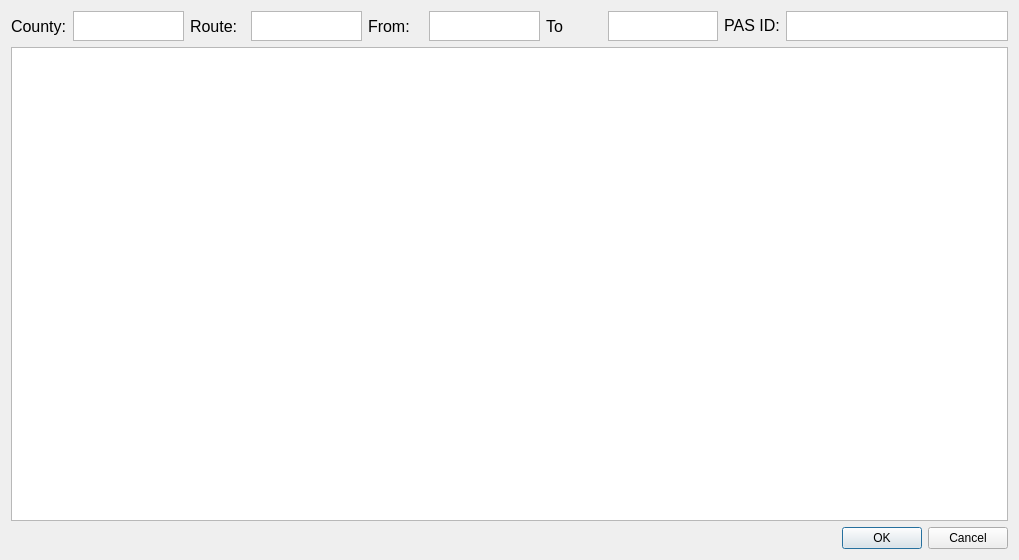
<?xml version="1.0" encoding="UTF-8"?>
<ui version="4.0">
 <class>VAS_EditForm</class>
 <widget class="QWidget" name="VAS_EditForm">
  <property name="windowModality">
   <enum>Qt::WindowModal</enum>
  </property>
  <property name="geometry">
   <rect>
    <x>0</x>
    <y>0</y>
    <width>1019</width>
    <height>560</height>
   </rect>
  </property>
  <property name="windowTitle">
   <string>Analysis Section Edit</string>
  </property>
  <layout class="QVBoxLayout" name="verticalLayout_2" stretch="1,60">
   <item>
    <layout class="QHBoxLayout" name="horizontalLayout" stretch="1,2,1,2,1,2,1,2,1,4">
     <property name="sizeConstraint">
      <enum>QLayout::SetDefaultConstraint</enum>
     </property>
     <item>
      <widget class="QLabel" name="labelCounty">
       <property name="sizePolicy">
        <sizepolicy hsizetype="Expanding" vsizetype="Fixed">
         <horstretch>0</horstretch>
         <verstretch>0</verstretch>
        </sizepolicy>
       </property>
       <property name="maximumSize">
        <size>
         <width>16777215</width>
         <height>30</height>
        </size>
       </property>
       <property name="font">
        <font>
         <pointsize>12</pointsize>
        </font>
       </property>
       <property name="text">
        <string>County:</string>
       </property>
      </widget>
     </item>
     <item>
      <widget class="QTextEdit" name="countytextEdit">
       <property name="maximumSize">
        <size>
         <width>16777215</width>
         <height>30</height>
        </size>
       </property>
       <property name="readOnly">
        <bool>true</bool>
       </property>
      </widget>
     </item>
     <item>
      <widget class="QLabel" name="labelRoute">
       <property name="sizePolicy">
        <sizepolicy hsizetype="Expanding" vsizetype="Fixed">
         <horstretch>0</horstretch>
         <verstretch>0</verstretch>
        </sizepolicy>
       </property>
       <property name="maximumSize">
        <size>
         <width>16777215</width>
         <height>30</height>
        </size>
       </property>
       <property name="font">
        <font>
         <pointsize>12</pointsize>
        </font>
       </property>
       <property name="text">
        <string>Route:</string>
       </property>
      </widget>
     </item>
     <item>
      <widget class="QTextEdit" name="routetextEdit">
       <property name="maximumSize">
        <size>
         <width>16777215</width>
         <height>30</height>
        </size>
       </property>
       <property name="readOnly">
        <bool>true</bool>
       </property>
      </widget>
     </item>
     <item>
      <widget class="QLabel" name="labelCounty_2">
       <property name="sizePolicy">
        <sizepolicy hsizetype="Expanding" vsizetype="Fixed">
         <horstretch>0</horstretch>
         <verstretch>0</verstretch>
        </sizepolicy>
       </property>
       <property name="maximumSize">
        <size>
         <width>16777215</width>
         <height>30</height>
        </size>
       </property>
       <property name="font">
        <font>
         <pointsize>12</pointsize>
        </font>
       </property>
       <property name="text">
        <string>From:</string>
       </property>
      </widget>
     </item>
     <item>
      <widget class="QTextEdit" name="fromtextEdit">
       <property name="maximumSize">
        <size>
         <width>16777215</width>
         <height>30</height>
        </size>
       </property>
       <property name="readOnly">
        <bool>true</bool>
       </property>
      </widget>
     </item>
     <item>
      <widget class="QLabel" name="labelDirection">
       <property name="sizePolicy">
        <sizepolicy hsizetype="Expanding" vsizetype="Fixed">
         <horstretch>0</horstretch>
         <verstretch>0</verstretch>
        </sizepolicy>
       </property>
       <property name="maximumSize">
        <size>
         <width>16777215</width>
         <height>30</height>
        </size>
       </property>
       <property name="font">
        <font>
         <pointsize>12</pointsize>
        </font>
       </property>
       <property name="text">
        <string>To</string>
       </property>
      </widget>
     </item>
     <item>
      <widget class="QTextEdit" name="totextEdit">
       <property name="maximumSize">
        <size>
         <width>16777215</width>
         <height>30</height>
        </size>
       </property>
       <property name="readOnly">
        <bool>true</bool>
       </property>
      </widget>
     </item>
     <item>
      <widget class="QLabel" name="labelCounty_3">
       <property name="sizePolicy">
        <sizepolicy hsizetype="Expanding" vsizetype="Fixed">
         <horstretch>0</horstretch>
         <verstretch>0</verstretch>
        </sizepolicy>
       </property>
       <property name="maximumSize">
        <size>
         <width>16777215</width>
         <height>30</height>
        </size>
       </property>
       <property name="font">
        <font>
         <pointsize>12</pointsize>
        </font>
       </property>
       <property name="text">
        <string>&lt;html&gt;&lt;head/&gt;&lt;body&gt;&lt;p align=&quot;center&quot;&gt;PAS ID:&lt;/p&gt;&lt;/body&gt;&lt;/html&gt;</string>
       </property>
      </widget>
     </item>
     <item>
      <widget class="QTextEdit" name="pasidtextEdit">
       <property name="maximumSize">
        <size>
         <width>16777215</width>
         <height>30</height>
        </size>
       </property>
       <property name="readOnly">
        <bool>true</bool>
       </property>
      </widget>
     </item>
    </layout>
   </item>
   <item>
    <layout class="QVBoxLayout" name="verticalLayout">
     <item>
      <widget class="QTableWidget" name="vastableWidget">
       <property name="sizePolicy">
        <sizepolicy hsizetype="Expanding" vsizetype="Expanding">
         <horstretch>0</horstretch>
         <verstretch>0</verstretch>
        </sizepolicy>
       </property>
       <property name="font">
        <font>
         <pointsize>12</pointsize>
        </font>
       </property>
      </widget>
     </item>
     <item>
      <widget class="QDialogButtonBox" name="buttonBox">
       <property name="orientation">
        <enum>Qt::Horizontal</enum>
       </property>
       <property name="standardButtons">
        <set>QDialogButtonBox::Cancel|QDialogButtonBox::Ok</set>
       </property>
      </widget>
     </item>
    </layout>
   </item>
  </layout>
 </widget>
 <resources/>
 <connections>
  <connection>
   <sender>buttonBox</sender>
   <signal>accepted()</signal>
   <receiver>VAS_EditForm</receiver>
   <slot>show()</slot>
   <hints>
    <hint type="sourcelabel">
     <x>895</x>
     <y>536</y>
    </hint>
    <hint type="destinationlabel">
     <x>795</x>
     <y>557</y>
    </hint>
   </hints>
  </connection>
 </connections>
</ui>
